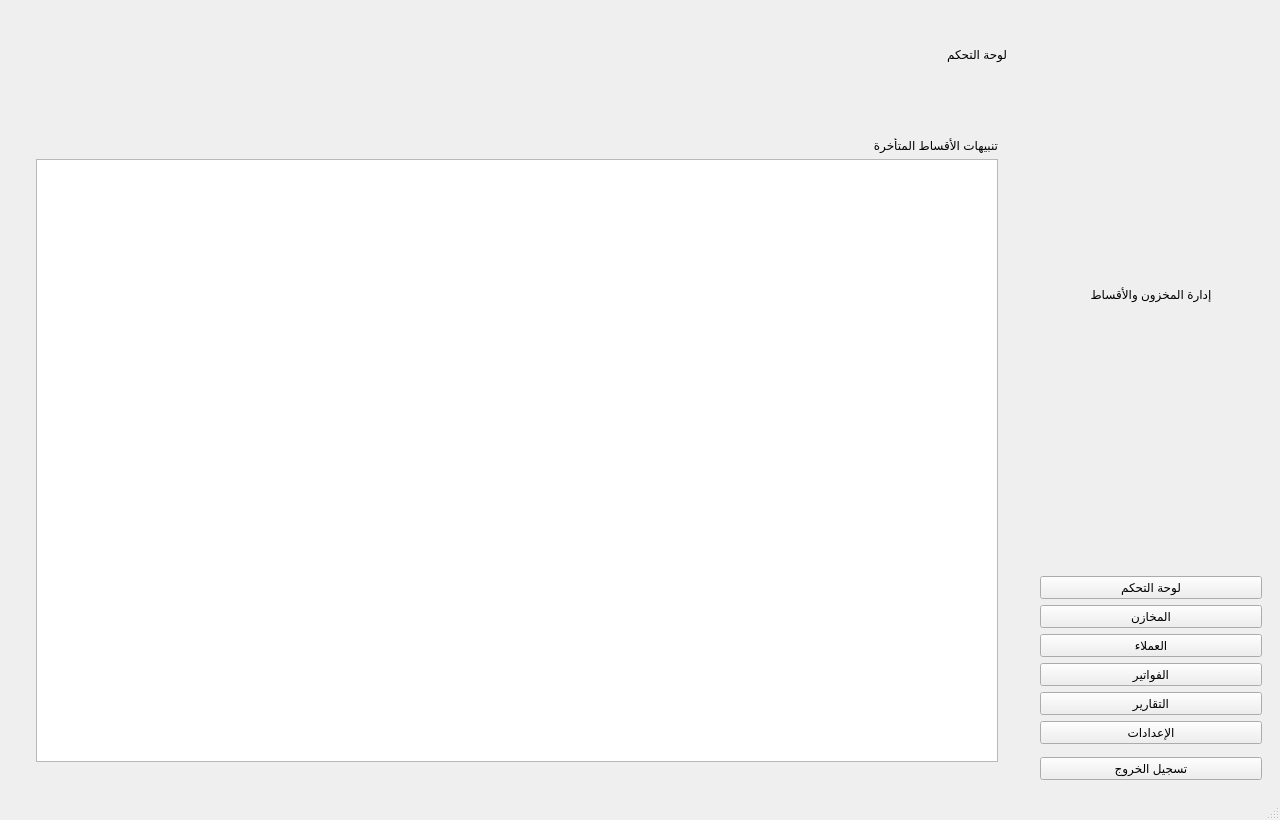
<?xml version="1.0" encoding="UTF-8"?>
<ui version="4.0">
 <class>MainWindow</class>
 <widget class="QMainWindow" name="MainWindow">
  <property name="geometry">
   <rect><x>0</x><y>0</y><width>1280</width><height>820</height></rect>
  </property>
  <property name="windowTitle"><string>نظام إدارة المخازن والأقساط</string></property>
  <widget class="QWidget" name="centralwidget">
   <property name="layoutDirection"><enum>Qt::RightToLeft</enum></property>
   <layout class="QHBoxLayout" name="horizontalLayout">
    <!-- الشريط الجانبي -->
    <item>
     <widget class="QFrame" name="sidebar">
      <property name="minimumSize"><size><width>240</width><height>0</height></size></property>
      <property name="maximumSize"><size><width>280</width><height>16777215</height></size></property>
      <layout class="QVBoxLayout" name="verticalLayout_sidebar">
       <item>
         <widget class="QLabel" name="logoLabel">
          <property name="text"><string>إدارة المخزون والأقساط</string></property>
         <property name="alignment"><set>Qt::AlignCenter</set></property>
         <property name="minimumSize"><size><width>0</width><height>84</height></size></property>
        </widget>
       </item>
       <item><widget class="QPushButton" name="btn_dashboard"><property name="text"><string>لوحة التحكم</string></property></widget></item>
       <item><widget class="QPushButton" name="btn_inventory"><property name="text"><string>المخازن</string></property></widget></item>
       <item><widget class="QPushButton" name="btn_customers"><property name="text"><string>العملاء</string></property></widget></item>
       <item><widget class="QPushButton" name="btn_invoices"><property name="text"><string>الفواتير</string></property></widget></item>
       <item><widget class="QPushButton" name="btn_reports"><property name="text"><string>التقارير</string></property></widget></item>
       <item><widget class="QPushButton" name="btn_settings"><property name="text"><string>الإعدادات</string></property></widget></item>
       <item><spacer name="verticalSpacer"><property name="orientation"><enum>Qt::Vertical</enum></property></spacer></item>
       <item><widget class="QPushButton" name="btn_logout"><property name="text"><string>تسجيل الخروج</string></property></widget></item>
      </layout>
     </widget>
    </item>

    <!-- المنطقة الرئيسية -->
    <item>
     <widget class="QWidget" name="mainArea">
      <layout class="QVBoxLayout" name="verticalLayout_main">
       <!-- العنوان -->
       <item>
        <widget class="QFrame" name="headerFrame">
         <property name="minimumSize"><size><width>0</width><height>72</height></size></property>
         <layout class="QHBoxLayout" name="horizontalLayout_header">
          <item><widget class="QLabel" name="titleLabel"><property name="text"><string>لوحة التحكم</string></property></widget></item>
          <item><spacer name="spacer_header"/></item>
         </layout>
        </widget>
       </item>

       <!-- الصفحات -->
       <item>
        <widget class="QStackedWidget" name="stacked_widget">
         
         <!-- الصفحة: لوحة التحكم -->
         <widget class="QWidget" name="page_dashboard">
          <layout class="QVBoxLayout" name="v_dashboard">
           <item>
            <widget class="QWidget" name="cardsArea">
             <layout class="QHBoxLayout" name="h_cards"/>
            </widget>
           </item>
           <item>
            <widget class="QFrame" name="alertsFrame">
             <property name="minimumSize"><size><width>0</width><height>260</height></size></property>
             <layout class="QVBoxLayout" name="v_alerts_layout">
              <item><widget class="QLabel" name="alertsTitle"><property name="text"><string>تنبيهات الأقساط المتأخرة</string></property></widget></item>
              <item><widget class="QTableWidget" name="table_alerts"/></item>
             </layout>
            </widget>
           </item>
          </layout>
         </widget>

         <!-- الصفحة: المخازن -->
         <widget class="QWidget" name="page_inventory">
          <layout class="QVBoxLayout" name="v_inventory">
           <item><widget class="QFrame" name="invHeader"><layout class="QHBoxLayout" name="h_inv_hdr"><item><widget class="QPushButton" name="btn_add_inventory"><property name="text"><string>➕ إضافة صنف</string></property></widget></item><item><widget class="QLineEdit" name="search_inventory"><property name="placeholderText"><string>بحث في الأصناف...</string></property></widget></item><item><spacer name="spacer_inv"/></item></layout></widget></item>
           <item><widget class="QTableWidget" name="table_inventory"/></item>
          </layout>
         </widget>

         <!-- الصفحة: العملاء -->
         <widget class="QWidget" name="page_customers">
          <layout class="QVBoxLayout" name="v_customers">
           <item><widget class="QFrame" name="custHeader"><layout class="QHBoxLayout" name="h_cust_hdr"><item><widget class="QPushButton" name="btn_add_customer"><property name="text"><string>➕ إضافة عميل</string></property></widget></item><item><widget class="QLineEdit" name="search_customers"><property name="placeholderText"><string>بحث في العملاء...</string></property></widget></item><item><spacer name="spacer_cust"/></item></layout></widget></item>
           <item><widget class="QTableWidget" name="table_customers"/></item>
          </layout>
         </widget>

         <!-- الصفحة: الفواتير -->
         <widget class="QWidget" name="page_invoices">
          <layout class="QVBoxLayout" name="v_invoices">
           <item><widget class="QFrame" name="invHeader2"><layout class="QHBoxLayout" name="h_inv2_hdr"><item><widget class="QPushButton" name="btn_add_invoice"><property name="text"><string>➕ إضافة فاتورة</string></property></widget></item><item><widget class="QLineEdit" name="search_invoices"><property name="placeholderText"><string>بحث في الفواتير...</string></property></widget></item><item><spacer name="spacer_inv2"/></item></layout></widget></item>
           <item><widget class="QTableWidget" name="table_invoices"/></item>
           <item><widget class="QFrame" name="invoice_panel"><layout class="QVBoxLayout" name="v_invoice_panel"/></widget></item>
          </layout>
         </widget>

         <!-- الصفحة: التقارير -->
         <widget class="QWidget" name="page_reports">
          <layout class="QVBoxLayout" name="v_reports">
           <item><widget class="QFrame" name="reportsHeader"><layout class="QHBoxLayout" name="h_reports_hdr"><item><widget class="QLabel" name="reportsLabel"><property name="text"><string>التقارير</string></property></widget></item><item><widget class="QPushButton" name="btn_export_reports"><property name="text"><string>تصدير PDF</string></property></widget></item><item><spacer name="spacer_reports"/></item></layout></widget></item>
           <item><widget class="QFrame" name="reportsArea"><layout class="QHBoxLayout" name="h_reports_area"><item><widget class="QWidget" name="chartArea"><layout class="QVBoxLayout" name="v_chart"/></widget></item><item><widget class="QTableWidget" name="table_reports"/></item></layout></widget></item>
          </layout>
         </widget>

         <!-- الصفحة: الإعدادات -->
         <widget class="QWidget" name="page_settings">
          <layout class="QVBoxLayout" name="v_settings">
           <item><widget class="QFrame" name="settingsHeader"><layout class="QHBoxLayout" name="h_settings_hdr"><item><widget class="QLabel" name="settingsLabel"><property name="text"><string>الإعدادات</string></property></widget></item><item><spacer name="spacer_settings"/></item></layout></widget></item>
           <item><widget class="QFrame" name="settingsBody"><layout class="QFormLayout" name="form_settings">
            <item row="0" column="1"><widget class="QLabel" name="lbl_theme"><property name="text"><string>السمة</string></property></widget></item>
            <item row="0" column="0"><widget class="QComboBox" name="combo_theme"/></item>
            <item row="1" column="1"><widget class="QLabel" name="lbl_font"><property name="text"><string>حجم الخط</string></property></widget></item>
            <item row="1" column="0"><widget class="QComboBox" name="combo_fontsize"/></item>
            <item row="2" column="0"><widget class="QPushButton" name="btn_save_settings"><property name="text"><string>حفظ الإعدادات</string></property></widget></item>
            <item row="3" column="0"><widget class="QLabel" name="lbl_backup_title"><property name="text"><string>إعدادات النسخ الاحتياطي</string></property></widget></item>
            <item row="4" column="1"><widget class="QLabel" name="lbl_backup_interval"><property name="text"><string>الدورية</string></property></widget></item>
            <item row="4" column="0"><widget class="QComboBox" name="combo_backup_interval"/></item>
            <item row="5" column="1"><widget class="QLabel" name="lbl_backup_dir"><property name="text"><string>المجلد</string></property></widget></item>
            <item row="5" column="0"><widget class="QWidget" name="backup_dir_row"><layout class="QHBoxLayout" name="h_backup_dir"><item><widget class="QLineEdit" name="edit_backup_dir"/></item><item><widget class="QPushButton" name="btn_choose_backup_dir"><property name="text"><string>اختيار مجلد</string></property></widget></item></layout></widget></item>
            <item row="6" column="0"><widget class="QWidget" name="backup_actions"><layout class="QHBoxLayout" name="h_backup_actions"><item><widget class="QPushButton" name="btn_backup_db"><property name="text"><string>نسخ الآن</string></property></widget></item><item><widget class="QPushButton" name="btn_restore_backup"><property name="text"><string>استيراد نسخة</string></property></widget></item></layout></widget></item>
           </layout></widget></item>
          </layout>
         </widget>

        </widget>
       </item>
      </layout>
     </widget>
    </item>
   </layout>
  </widget>
  <widget class="QMenuBar" name="menubar"/>
  <widget class="QStatusBar" name="statusbar"/>
 </widget>
 <resources/>
 <connections/>
</ui>
